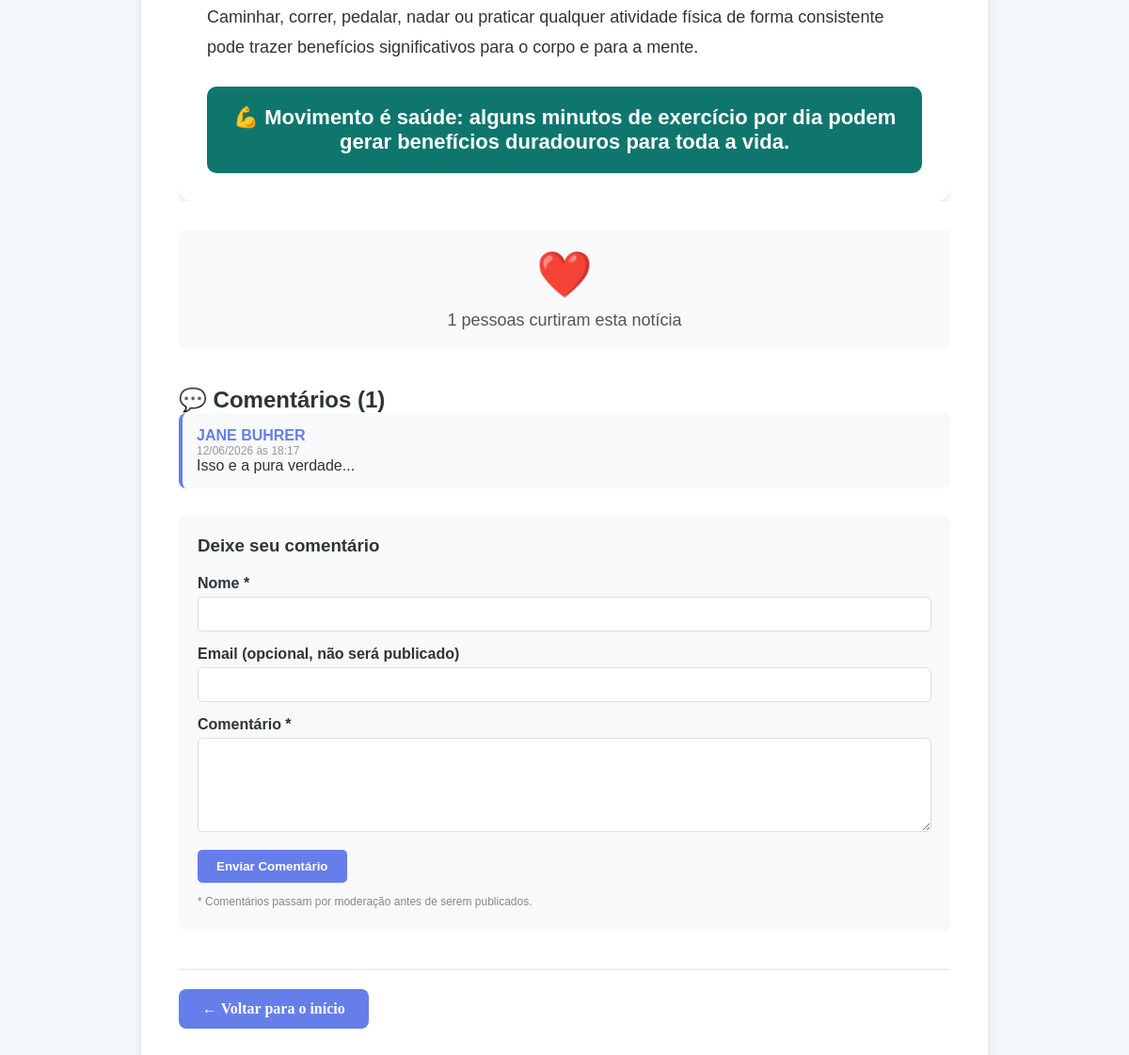
The app's page /noticia/6 (signed in, lower part), older data.
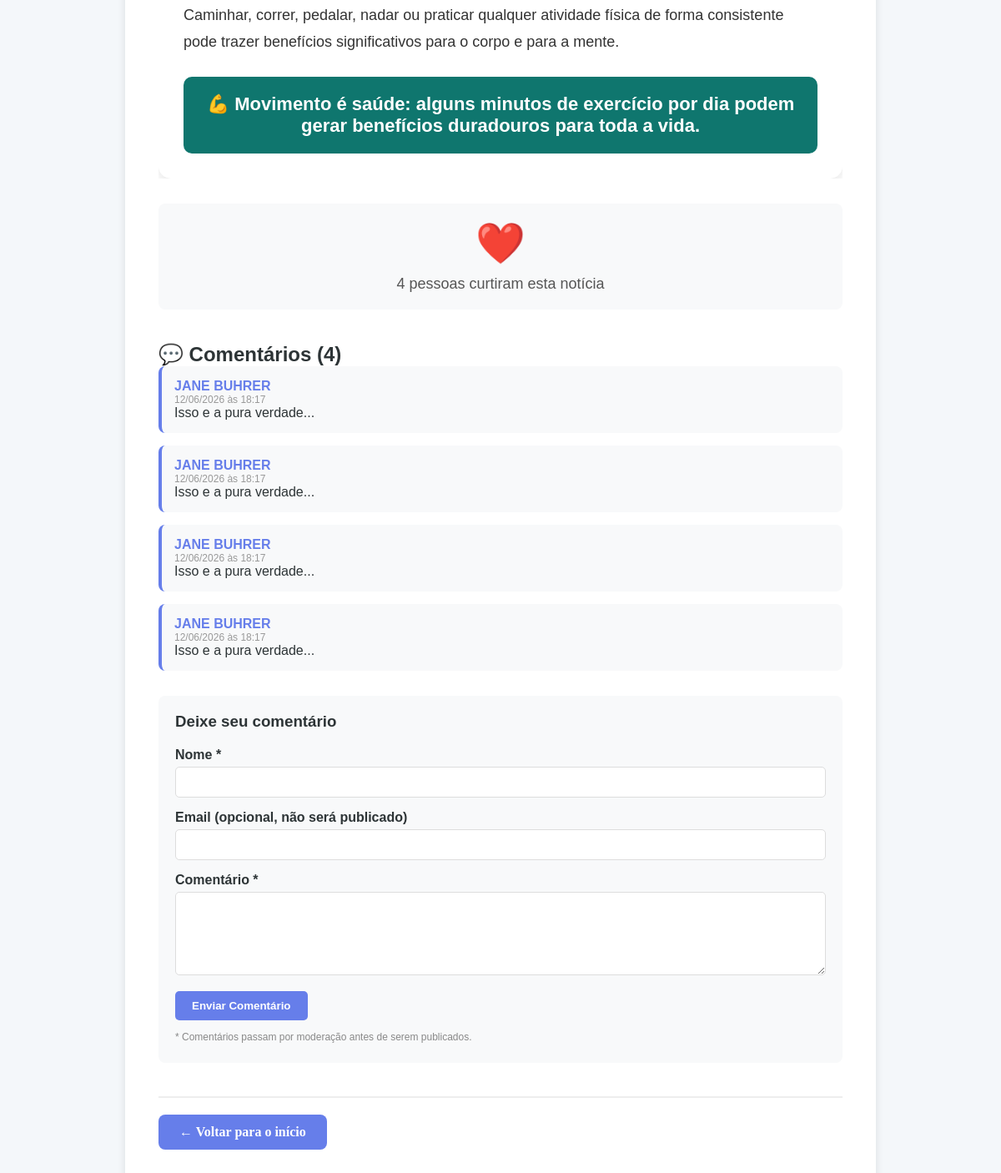
The same page, newer data.
### app.py (models this page shows)
class Comentario(db.Model):
    id = db.Column(db.Integer, primary_key=True)
    noticia_id = db.Column(db.Integer, db.ForeignKey('noticia.id'), nullable=False)
    nome = db.Column(db.String(100), nullable=False)
    email = db.Column(db.String(100), nullable=True)
    conteudo = db.Column(db.Text, nullable=False)
    data = db.Column(db.DateTime, default=datetime.utcnow)
    aprovado = db.Column(db.Boolean, default=False)
    noticia = db.relationship('Noticia', backref=db.backref('comentarios', lazy=True))

### app.py (the view)
@app.route('/noticia/<int:id>')
def ver_noticia(id):
    noticia = Noticia.query.get_or_404(id)
    noticia.visualizacoes += 1
    db.session.commit()
    comentarios = Comentario.query.filter_by(noticia_id=id, aprovado=True).order_by(Comentario.data.desc()).all()
    ip_usuario = request.remote_addr
    ja_curtiu = Like.query.filter_by(noticia_id=id, ip_usuario=ip_usuario).first() is not None
    total_likes = Like.query.filter_by(noticia_id=id).count()
    return render_template('ver_noticia.html', noticia=noticia, comentarios=comentarios,
                           ja_curtiu=ja_curtiu, total_likes=total_likes)

### app.py (called while the page is built)
@app.context_processor
def utility_processor():
    return dict(converter_link_youtube=converter_link_youtube)

### templates/ver_noticia.html (shortened to what this page needs)
<!DOCTYPE html>
<html lang="pt-br">
<head>
</head>
<body>
    <div class="container-principal">
        <div class="conteudo-noticia">
            {{ noticia.conteudo|safe }}
        </div>
        <div class="like-section">
            <button class="like-btn" id="likeBtn" data-noticia-id="{{ noticia.id }}">
                {% if ja_curtiu %}❤️{% else %}🤍{% endif %}
            </button>
            <div class="like-count">
                <span id="likeCount">{{ total_likes }}</span> pessoas curtiram esta notícia
            </div>
        </div>
        <div class="comentarios">
            <h2>💬 Comentários ({{ comentarios|length }})</h2>
            {% for comentario in comentarios %}
            <div class="comentario">
                <div class="comentario-nome">{{ comentario.nome }}</div>
                <div class="comentario-data">{{ comentario.data.strftime('%d/%m/%Y às %H:%M') }}</div>
                <div class="comentario-conteudo">{{ comentario.conteudo }}</div>
            </div>
            {% else %}
            <p style="color: #888; text-align: center;">Seja o primeiro a comentar! 💬</p>
            {% endfor %}
            <div class="form-comentario">
                <h3>Deixe seu comentário</h3>
                <form method="POST" action="/comentar/{{ noticia.id }}">
                    <div class="form-group">
                        <label>Nome *</label>
                        <input type="text" name="nome" required>
                    </div>
                    <div class="form-group">
                        <label>Email (opcional, não será publicado)</label>
                        <input type="email" name="email">
                    </div>
                    <div class="form-group">
                        <label>Comentário *</label>
                        <textarea name="conteudo" required></textarea>
                    </div>
                    <button type="submit">Enviar Comentário</button>
                    <p style="font-size: 12px; color: #888; margin-top: 10px;">
                        * Comentários passam por moderação antes de serem publicados.
                    </p>
                </form>
            </div>
        </div>
        <div class="btn-voltar-wrapper">
            <a href="/">← Voltar para o início</a>
        </div>
    </div>
</body>
</html>

Row changes from the older to the newer data that the page shows:
added Comentario: nome "JANE BUHRER", data "12/06/2026 às 18:17", conteudo "Isso e a pura verdade..."
added Comentario: nome "JANE BUHRER", data "12/06/2026 às 18:17", conteudo "Isso e a pura verdade..."
added Comentario: nome "JANE BUHRER", data "12/06/2026 às 18:17", conteudo "Isso e a pura verdade..."
Text that changed along with them:
{{ total_likes }}: "1" → "4"
{{ comentarios|length }}: "1" → "4"
